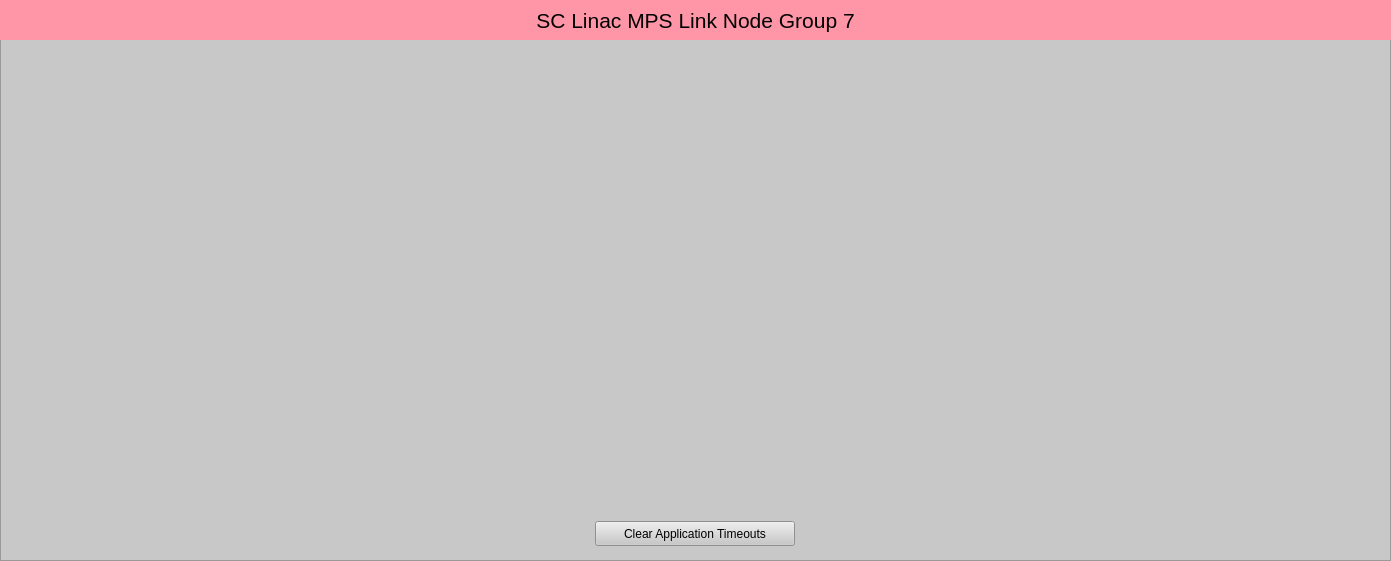
<?xml version="1.0" encoding="UTF-8"?>
<ui version="4.0">
 <class>Form</class>
 <widget class="QWidget" name="Form">
  <property name="geometry">
   <rect>
    <x>0</x>
    <y>0</y>
    <width>1391</width>
    <height>561</height>
   </rect>
  </property>
  <property name="windowTitle">
   <string>SC Linac MPS Link Node Group 7</string>
  </property>
  <widget class="QFrame" name="frame">
   <property name="geometry">
    <rect>
     <x>0</x>
     <y>0</y>
     <width>1391</width>
     <height>561</height>
    </rect>
   </property>
   <property name="styleSheet">
    <string notr="true">background-color: rgb(200, 200, 200);</string>
   </property>
   <property name="frameShape">
    <enum>QFrame::StyledPanel</enum>
   </property>
   <property name="frameShadow">
    <enum>QFrame::Raised</enum>
   </property>
   <widget class="QLabel" name="label">
    <property name="geometry">
     <rect>
      <x>0</x>
      <y>0</y>
      <width>1391</width>
      <height>40</height>
     </rect>
    </property>
    <property name="font">
     <font>
      <pointsize>16</pointsize>
     </font>
    </property>
    <property name="styleSheet">
     <string notr="true">background-color: rgb(255, 150, 168);</string>
    </property>
    <property name="text">
     <string>SC Linac MPS Link Node Group 7</string>
    </property>
    <property name="alignment">
     <set>Qt::AlignCenter</set>
    </property>
   </widget>
   <widget class="PyDMEmbeddedDisplay" name="PyDMEmbeddedDisplay">
    <property name="geometry">
     <rect>
      <x>924</x>
      <y>165</y>
      <width>457</width>
      <height>230</height>
     </rect>
    </property>
    <property name="toolTip">
     <string/>
    </property>
    <property name="macros" stdset="0">
     <string>{"P":"MPLN:DOG:MP03:1","CN":"SIOC:SYS0:MP01","AID":"0","SLOT_FILE":"LinkNode74_slot.ui","P_IN":"SIOC:SYS0:MP01","PGP":"8","LN":"74","TYPE":"REM","LOCA":"DOG","IOC_UNIT":"MP03","INST":"1","VIS":"1","P_IN2":"SIOC:SYS0:MP01","TEXT":"CN B005"}</string>
    </property>
    <property name="filename" stdset="0">
     <string>$PYDM/mps/mps_crate_link.ui</string>
    </property>
   </widget>
   <widget class="PyDMEmbeddedDisplay" name="PyDMEmbeddedDisplay">
    <property name="geometry">
     <rect>
      <x>467</x>
      <y>280</y>
      <width>457</width>
      <height>230</height>
     </rect>
    </property>
    <property name="toolTip">
     <string/>
    </property>
    <property name="macros" stdset="0">
     <string>{"P":"MPLN:DOG:MP02:1","CN":"SIOC:SYS0:MP01","AID":"0","SLOT_FILE":"LinkNode73_slot.ui","P_IN":"MPLN:DOG:MP03:1","PGP":"1","LN":"73","TYPE":"LOC","LOCA":"DOG","IOC_UNIT":"MP02","INST":"1","VIS":"0","P_IN2":"MPLN:DOG:MP03:1","TEXT":"LN Rx"}</string>
    </property>
    <property name="filename" stdset="0">
     <string>$PYDM/mps/mps_crate_link.ui</string>
    </property>
   </widget>
   <widget class="PyDMEmbeddedDisplay" name="PyDMEmbeddedDisplay">
    <property name="geometry">
     <rect>
      <x>467</x>
      <y>50</y>
      <width>457</width>
      <height>230</height>
     </rect>
    </property>
    <property name="toolTip">
     <string/>
    </property>
    <property name="macros" stdset="0">
     <string>{"P":"MPLN:DOG:MP04:1","CN":"SIOC:SYS0:MP01","AID":"0","SLOT_FILE":"LinkNode75_slot.ui","P_IN":"MPLN:DOG:MP03:1","PGP":"0","LN":"75","TYPE":"LOC","LOCA":"DOG","IOC_UNIT":"MP04","INST":"1","VIS":"0","P_IN2":"MPLN:DOG:MP03:1","TEXT":"LN Rx"}</string>
    </property>
    <property name="filename" stdset="0">
     <string>$PYDM/mps/mps_crate_link.ui</string>
    </property>
   </widget>
   <widget class="PyDMEmbeddedDisplay" name="PyDMEmbeddedDisplay">
    <property name="geometry">
     <rect>
      <x>10</x>
      <y>50</y>
      <width>457</width>
      <height>230</height>
     </rect>
    </property>
    <property name="toolTip">
     <string/>
    </property>
    <property name="macros" stdset="0">
     <string>{"P":"MPLN:DOG:MP05:1","CN":"SIOC:SYS0:MP01","AID":"0","SLOT_FILE":"LinkNode76_slot.ui","P_IN":"MPLN:DOG:MP04:1","PGP":"0","LN":"76","TYPE":"LOC","LOCA":"DOG","IOC_UNIT":"MP05","INST":"1","VIS":"0","P_IN2":"MPLN:DOG:MP04:1","TEXT":"LN Rx"}</string>
    </property>
    <property name="filename" stdset="0">
     <string>$PYDM/mps/mps_crate_link.ui</string>
    </property>
   </widget>
   <widget class="PyDMDrawingImage" name="PyDMDrawingImage">
    <property name="geometry">
     <rect>
      <x>10</x>
      <y>509</y>
      <width>250</width>
      <height>50</height>
     </rect>
    </property>
    <property name="toolTip">
     <string/>
    </property>
    <property name="styleSheet">
     <string notr="true">background-color: rgb(200, 200, 200);</string>
    </property>
    <property name="filename" stdset="0">
     <string>$PYDM/mps/lcls_mps_lockup_sidebyside_digital.png</string>
    </property>
   </widget>
   <widget class="PyDMPushButton" name="PyDMPushButton">
    <property name="geometry">
     <rect>
      <x>595</x>
      <y>521</y>
      <width>200</width>
      <height>25</height>
     </rect>
    </property>
    <property name="toolTip">
     <string/>
    </property>
    <property name="text">
     <string>Clear Application Timeouts</string>
    </property>
    <property name="channel" stdset="0">
     <string>ca://SIOC:SYS0:MP01:TO_ERR_CLR</string>
    </property>
    <property name="pressValue" stdset="0">
     <string>1</string>
    </property>
    <property name="releaseValue" stdset="0">
     <string>0</string>
    </property>
   </widget>
  </widget>
 </widget>
 <customwidgets>
  <customwidget>
   <class>PyDMEmbeddedDisplay</class>
   <extends>QFrame</extends>
   <header>pydm.widgets.embedded_display</header>
  </customwidget>
  <customwidget>
   <class>PyDMPushButton</class>
   <extends>QPushButton</extends>
   <header>pydm.widgets.pushbutton</header>
  </customwidget>
  <customwidget>
   <class>PyDMDrawingImage</class>
   <extends>QWidget</extends>
   <header>pydm.widgets.drawing</header>
  </customwidget>
 </customwidgets>
 <resources/>
 <connections/>
</ui>
